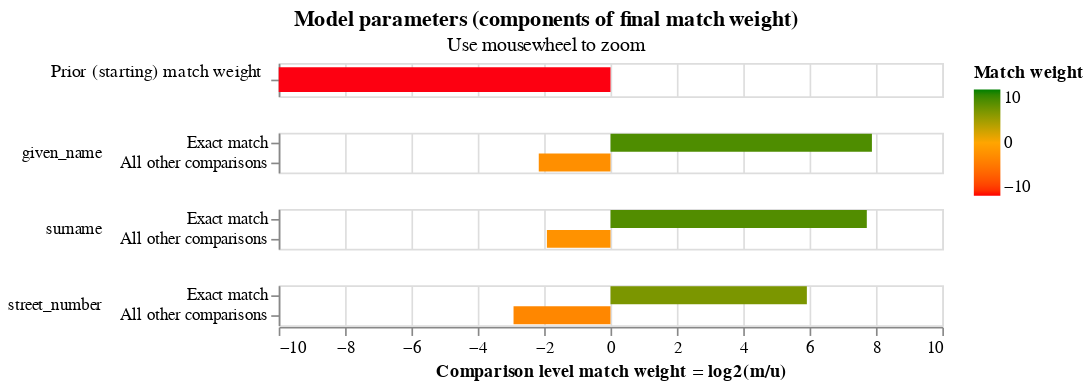

The notebook cell this image was saved under:
### Markdown cell above
We can now visualise some of the details of our models. We can look at the match weights, which tell us the relative importance for/against a match for each of our comparsion levels.

Comparing the two models will show the added benefit we get in the more detailed model --- what in the simple model is classed as 'all other comparisons' is instead broken down further, and we can see that the detail of how this is broken down in fact gives us quite a bit of useful information about the likelihood of a match.

### Code cell
linker_simple.match_weights_chart()

### Figure 1 — Vega-Lite specification as saved in the notebook (floating-point values rounded to 4 significant figures)
{"$schema": "https://vega.github.io/schema/vega-lite/v5.2.json", "config": {"header": {"title": null}, "mark": {"tooltip": null}, "title": {"anchor": "middle"}, "view": {"height": 60, "width": 400}}, "data": {"values": [{"bayes_factor": 0.0002384, "bayes_factor_description": "The probability that two random records drawn at random match is 0.000 or one in  4,195.5 records.This is equivalent to a starting match weight of -12.034.", "comparison_name": "probability_two_random_records_match", "comparison_sort_order": -1, "comparison_vector_value": 0, "has_tf_adjustments": false, "is_null_level": false, "label_for_charts": "", "log2_bayes_factor": -12.03, "m_probability": null, "m_probability_description": null, "max_comparison_vector_value": 0, "probability_two_random_records_match": 0.0002383, "sql_condition": null, "tf_adjustment_column": null, "tf_adjustment_weight": null, "u_probability": null, "u_probability_description": null}, {"bayes_factor": 235.3, "bayes_factor_description": "If comparison level is `exact match` then comparison is 235.29 times more likely to be a match", "comparison_name": "given_name", "comparison_sort_order": 0, "comparison_vector_value": 1, "has_tf_adjustments": true, "is_null_level": false, "label_for_charts": "Exact match", "log2_bayes_factor": 7.878, "m_probability": 0.7774, "m_probability_description": "Amongst matching record comparisons, 77.74% of records are in the exact match comparison level", "max_comparison_vector_value": 1, "probability_two_random_records_match": 0.0002383, "sql_condition": "\"given_name_l\" = \"given_name_r\"", "tf_adjustment_column": "given_name", "tf_adjustment_weight": 1, "u_probability": 0.003304, "u_probability_description": "Amongst non-matching record comparisons, 0.33% of records are in the exact match comparison level"}, {"bayes_factor": 0.2234, "bayes_factor_description": "If comparison level is `all other comparisons` then comparison is  4.48 times less likely to be a match", "comparison_name": "given_name", "comparison_sort_order": 0, "comparison_vector_value": 0, "has_tf_adjustments": false, "is_null_level": false, "label_for_charts": "All other comparisons", "log2_bayes_factor": -2.162, "m_probability": 0.2226, "m_probability_description": "Amongst matching record comparisons, 22.26% of records are in the all other comparisons comparison level", "max_comparison_vector_value": 1, "probability_two_random_records_match": 0.0002383, "sql_condition": "ELSE", "tf_adjustment_column": null, "tf_adjustment_weight": 1, "u_probability": 0.9967, "u_probability_description": "Amongst non-matching record comparisons, 99.67% of records are in the all other comparisons comparison level"}, {"bayes_factor": 211.5, "bayes_factor_description": "If comparison level is `exact match` then comparison is 211.49 times more likely to be a match", "comparison_name": "surname", "comparison_sort_order": 1, "comparison_vector_value": 1, "has_tf_adjustments": true, "is_null_level": false, "label_for_charts": "Exact match", "log2_bayes_factor": 7.724, "m_probability": 0.7362, "m_probability_description": "Amongst matching record comparisons, 73.62% of records are in the exact match comparison level", "max_comparison_vector_value": 1, "probability_two_random_records_match": 0.0002383, "sql_condition": "\"surname_l\" = \"surname_r\"", "tf_adjustment_column": "surname", "tf_adjustment_weight": 1, "u_probability": 0.003481, "u_probability_description": "Amongst non-matching record comparisons, 0.35% of records are in the exact match comparison level"}, {"bayes_factor": 0.2647, "bayes_factor_description": "If comparison level is `all other comparisons` then comparison is  3.78 times less likely to be a match", "comparison_name": "surname", "comparison_sort_order": 1, "comparison_vector_value": 0, "has_tf_adjustments": false, "is_null_level": false, "label_for_charts": "All other comparisons", "log2_bayes_factor": -1.918, "m_probability": 0.2638, "m_probability_description": "Amongst matching record comparisons, 26.38% of records are in the all other comparisons comparison level", "max_comparison_vector_value": 1, "probability_two_random_records_match": 0.0002383, "sql_condition": "ELSE", "tf_adjustment_column": null, "tf_adjustment_weight": 1, "u_probability": 0.9965, "u_probability_description": "Amongst non-matching record comparisons, 99.65% of records are in the all other comparisons comparison level"}, {"bayes_factor": 60.45, "bayes_factor_description": "If comparison level is `exact match` then comparison is 60.45 times more likely to be a match", "comparison_name": "street_number", "comparison_sort_order": 2, "comparison_vector_value": 1, "has_tf_adjustments": true, "is_null_level": false, "label_for_charts": "Exact match", "log2_bayes_factor": 5.918, "m_probability": 0.87, "m_probability_description": "Amongst matching record comparisons, 87.00% of records are in the exact match comparison level", "max_comparison_vector_value": 1, "probability_two_random_records_match": 0.0002383, "sql_condition": "\"street_number_l\" = \"street_number_r\"", "tf_adjustment_column": "street_number", "tf_adjustment_weight": 1, "u_probability": 0.01439, "u_probability_description": "Amongst non-matching record comparisons, 1.44% of records are in the exact match comparison level"}, {"bayes_factor": 0.1319, "bayes_factor_description": "If comparison level is `all other comparisons` then comparison is  7.58 times less likely to be a match", "comparison_name": "street_number", "comparison_sort_order": 2, "comparison_vector_value": 0, "has_tf_adjustments": false, "is_null_level": false, "label_for_charts": "All other comparisons", "log2_bayes_factor": -2.923, "m_probability": 0.13, "m_probability_description": "Amongst matching record comparisons, 13.00% of records are in the all other comparisons comparison level", "max_comparison_vector_value": 1, "probability_two_random_records_match": 0.0002383, "sql_condition": "ELSE", "tf_adjustment_column": null, "tf_adjustment_weight": 1, "u_probability": 0.9856, "u_probability_description": "Amongst non-matching record comparisons, 98.56% of records are in the all other comparisons comparison level"}]}, "resolve": {"axis": {"y": "independent"}, "scale": {"y": "independent"}}, "selection": {"zoom_selector": {"bind": "scales", "encodings": ["x"], "type": "interval"}}, "title": {"subtitle": "Use mousewheel to zoom", "text": "Model parameters (components of final match weight)"}, "vconcat": [{"encoding": {"color": {"field": "log2_bayes_factor", "scale": {"domain": [-10, 0, 10], "range": ["red", "orange", "green"]}, "title": "Match weight", "type": "quantitative"}, "tooltip": [{"field": "comparison_name", "title": "Comparison name", "type": "nominal"}, {"field": "probability_two_random_records_match", "format": ".4f", "title": "Probability two random records match", "type": "nominal"}, {"field": "log2_bayes_factor", "format": ",.4f", "title": "Equivalent match weight", "type": "quantitative"}, {"field": "bayes_factor_description", "title": "Match weight description", "type": "nominal"}], "x": {"axis": {"domain": false, "labels": false, "ticks": false, "title": ""}, "field": "log2_bayes_factor", "scale": {"domain": [-10, 10]}, "type": "quantitative"}, "y": {"axis": {"title": "Prior (starting) match weight", "titleAlign": "right", "titleAngle": 0, "titleFontWeight": "normal"}, "field": "label_for_charts", "sort": {"field": "comparison_vector_value", "order": "descending"}, "type": "nominal"}}, "height": 20, "mark": {"clip": true, "height": 15, "type": "bar"}, "selection": {"zoom_selector": {"bind": "scales", "encodings": ["x"], "type": "interval"}}, "transform": [{"filter": "(datum.comparison_name == 'probability_two_random_records_match')"}]}, {"encoding": {"color": {"field": "log2_bayes_factor", "scale": {"domain": [-10, 0, 10], "range": ["red", "orange", "green"]}, "title": "Match weight", "type": "quantitative"}, "row": {"field": "comparison_name", "header": {"labelAlign": "left", "labelAnchor": "middle", "labelAngle": 0}, "sort": {"field": "comparison_sort_order"}, "type": "nominal"}, "tooltip": [{"field": "comparison_name", "title": "Comparison name", "type": "nominal"}, {"field": "label_for_charts", "title": "Label", "type": "ordinal"}, {"field": "sql_condition", "title": "SQL condition", "type": "nominal"}, {"field": "m_probability", "format": ".4f", "title": "M probability", "type": "quantitative"}, {"field": "u_probability", "format": ".4f", "title": "U probability", "type": "quantitative"}, {"field": "bayes_factor", "format": ",.4f", "title": "Bayes factor = m/u", "type": "quantitative"}, {"field": "log2_bayes_factor", "format": ",.4f", "title": "Match weight = log2(m/u)", "type": "quantitative"}, {"field": "bayes_factor_description", "title": "Match weight description", "type": "nominal"}], "x": {"axis": {"title": "Comparison level match weight = log2(m/u)"}, "field": "log2_bayes_factor", "scale": {"domain": [-10, 10]}, "type": "quantitative"}, "y": {"axis": {"title": null}, "field": "label_for_charts", "sort": {"field": "comparison_vector_value", "order": "descending"}, "type": "nominal"}}, "height": {"step": 12}, "mark": {"clip": true, "type": "bar"}, "resolve": {"axis": {"y": "independent"}, "scale": {"y": "independent"}}, "selection": {"zoom_selector": {"bind": "scales", "encodings": ["x"], "type": "interval"}}, "transform": [{"filter": "(datum.comparison_name != 'probability_two_random_records_match')"}]}]}
